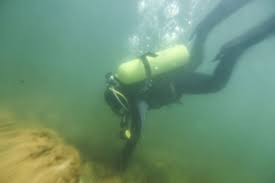
#> input picture uwrepos/UCIQE/images.jpg, 275 x 183 px, given as the content of the folder uwrepos/UCIQE/images.jpg, which was not available
$ python attack.py uwrepos/UCIQE/images.jpg
#> lines starting #> are read from the running program, lines starting #| are printed output that depends on the picture; pictures that were not available may be replaced by others from this repository, and a replacement may not be noted
### uwmetrics.py
"""UIQM (Panetta et al. 2016) and UCIQE (Yang & Sowmya 2015). Input: RGB uint8/float in [0, 255].

Follows the widely copied FUnIE-GAN uqim_utils.py for UIQM, vectorised, with two fixes:
trimmed-mean slice off-by-one and UISM blue weight 0.114 (FUnIE has typo 0.144).
ponytail: UIQM/UCIQE implementations disagree across repos; cross-check one image against the
authors' MATLAB before quoting absolute numbers. Trends (score up/down per step) do not depend on it.
"""
import math

import cv2
import numpy as np
from scipy import ndimage


def _trimmed_mean(x, a=0.1):
    x = np.sort(x)
    k = x.size
    return x[math.ceil(a * k): k - math.floor(a * k)].mean()


def _uicm(x):
    r, g, b = (x[..., i].ravel() for i in range(3))
    rg, yb = r - g, (r + g) / 2 - b
    mrg, myb = _trimmed_mean(rg), _trimmed_mean(yb)
    var = ((rg - mrg) ** 2).mean() + ((yb - myb) ** 2).mean()
    return -0.0268 * math.hypot(mrg, myb) + 0.1586 * math.sqrt(var)


def _block_maxmin(x, w=10):
    k2, k1 = x.shape[0] // w, x.shape[1] // w
    b = x[: k2 * w, : k1 * w].reshape(k2, w, k1, w, -1)
    return b.max(axis=(1, 3, 4)), b.min(axis=(1, 3, 4)), k1 * k2


def _eme(ch):
    mx, mn, n = _block_maxmin(ch)
    ok = (mx > 0) & (mn > 0)
    return 2.0 / n * np.log(mx[ok] / mn[ok]).sum()


def _uism(x):
    total = 0.0
    for i, lam in enumerate((0.299, 0.587, 0.114)):
        c = x[..., i]
        mag = np.hypot(ndimage.sobel(c, 0), ndimage.sobel(c, 1))
        mag *= 255.0 / max(mag.max(), 1e-12)
        total += lam * _eme(mag * c)
    return total


def _uiconm(x):
    mx, mn, n = _block_maxmin(x)
    top, bot = mx - mn, mx + mn
    ok = (top > 0) & (bot > 0)
    r = top[ok] / bot[ok]
    return -1.0 / n * (r * np.log(r)).sum()


def uiqm(rgb):
    x = np.asarray(rgb, np.float64)
    return 0.0282 * _uicm(x) + 0.2953 * _uism(x) + 3.5753 * _uiconm(x)


def uciqe(rgb):
    lab = cv2.cvtColor(np.asarray(rgb, np.float32) / 255.0, cv2.COLOR_RGB2LAB)  # L 0..100, a/b signed
    L = lab[..., 0] / 100.0
    chroma = np.hypot(lab[..., 1], lab[..., 2]) / 100.0
    lo, hi = np.percentile(L, [1, 99])
    sat = np.divide(chroma, L, out=np.zeros_like(chroma), where=L > 0)
    return 0.4680 * chroma.std() + 0.2745 * (hi - lo) + 0.2576 * sat.mean()


# [11 lines that do not run on import are left out]

### attack.py
"""Iterated cheap-op attack on underwater images.

Modes (each runs --steps iterations from the clean image, step 0 = clean):
  naive         fixed chain every step: saturate -> unsharp -> CLAHE
  greedy_uiqm   each step apply the single candidate op that maximises UIQM
  greedy_uciqe  same, maximising UCIQE
Candidates include Gaussian noise: if greedy picks it, the metric rewards visible noise.

Writes out/<mode>/<image>/<step>.png and out/attack.csv (UIQM, UCIQE, chosen op per step).
Usage: python attack.py data/uieb/raw --n 100 --steps 20
"""
import argparse
from functools import partial
from multiprocessing import Pool
from pathlib import Path

import cv2
import numpy as np
import pandas as pd

from uwmetrics import uciqe, uiqm


def saturate(x, s):
    hsv = cv2.cvtColor(x, cv2.COLOR_RGB2HSV)
    hsv[..., 1] = np.clip(hsv[..., 1] * s, 0, 1)
    return cv2.cvtColor(hsv, cv2.COLOR_HSV2RGB)


def unsharp(x, a):
    return x + a * (x - cv2.GaussianBlur(x, (0, 0), 2))


def clahe(x, c):
    lab = cv2.cvtColor(to_u8(x), cv2.COLOR_RGB2LAB)
    lab[..., 0] = cv2.createCLAHE(c, (8, 8)).apply(lab[..., 0])
    return cv2.cvtColor(lab, cv2.COLOR_LAB2RGB).astype(np.float32) / 255


def noise(x, s, rng):
    return x + rng.normal(0, s, x.shape).astype(np.float32)


def to_u8(x):
    return (np.clip(x, 0, 1) * 255).round().astype(np.uint8)


CANDIDATES = [("sat", 1.1), ("sat", 1.3), ("unsharp", 0.5), ("unsharp", 1.5),
              ("clahe", 2.0), ("clahe", 4.0), ("noise", 0.02), ("noise", 0.05)]
TARGETS = {"greedy_uiqm": uiqm, "greedy_uciqe": uciqe}


def apply(op, v, x, rng):
    f = {"sat": saturate, "unsharp": unsharp, "clahe": clahe}.get(op)
    return to_u8(noise(x, v, rng) if op == "noise" else f(x, v))


def run_one(path, out, steps, max_side):
#> called with steps = 20, max_side = 512
    rgb = cv2.cvtColor(cv2.imread(str(path)), cv2.COLOR_BGR2RGB)
    scale = max_side / max(rgb.shape[:2])
#> scale = 1.86
    if scale < 1:
        rgb = cv2.resize(rgb, None, fx=scale, fy=scale, interpolation=cv2.INTER_AREA)
    rows = []
    for mode in ["naive", *TARGETS]:
        rng = np.random.default_rng(0)  # same noise draws per image+mode, reproducible
        d = out / mode / path.stem
        d.mkdir(parents=True, exist_ok=True)
        img, op = rgb, "clean"
        for t in range(steps + 1):
            if t:
                x = img.astype(np.float32) / 255
                if mode == "naive":
                    img, op = to_u8(clahe(np.clip(unsharp(saturate(x, 1.15), 0.5), 0, 1), 2.0)), "chain"
                else:
                    cands = [(apply(o, v, x, rng), f"{o}:{v}") for o, v in CANDIDATES]
                    img, op = max(cands, key=lambda c: TARGETS[mode](c[0]))
            cv2.imwrite(str(d / f"{t:02d}.png"), cv2.cvtColor(img, cv2.COLOR_RGB2BGR))
            rows.append(dict(mode=mode, image=path.stem, step=t, op=op, uiqm=uiqm(img), uciqe=uciqe(img)))
#> this loop made 3 passes
#> pass 1, in uciqe, `L = lab[..., 0] / 100.0`:
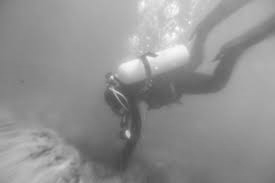
#> L: shape (183, 275) float32; min 0.273, max 0.983, mean 0.575
#> pass 1, in uciqe, `chroma = np.hypot(lab[..., 1], lab[..., 2]) / 100.0`:
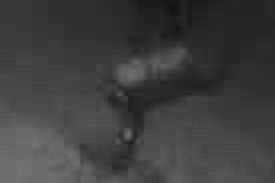
#> chroma: shape (183, 275) float32; min 0.0701, max 0.453, mean 0.247
#> after the loop:
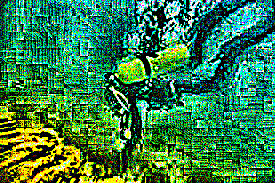
#> img: shape (183, 275, 3); mean R, G, B 56.5, 128.7, 75.4
#> after the loop:
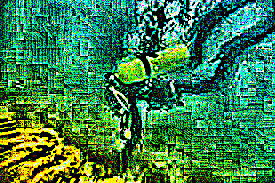
#> x: shape (183, 275, 3) float32; mean R, G, B 0.224, 0.507, 0.298
    return rows


if __name__ == "__main__":
    ap = argparse.ArgumentParser()
    ap.add_argument("src")
    ap.add_argument("--out", default="out")
    ap.add_argument("--n", type=int, default=100)
    ap.add_argument("--steps", type=int, default=20)
    ap.add_argument("--max-side", type=int, default=512)
    ap.add_argument("--workers", type=int, default=8)
    a = ap.parse_args()
    exts = {".png", ".jpg", ".jpeg", ".bmp"}
    paths = sorted(p for p in Path(a.src).iterdir() if p.suffix.lower() in exts)[: a.n]
    out = Path(a.out)
    with Pool(a.workers) as pool:
        rows = pool.map(partial(run_one, out=out, steps=a.steps, max_side=a.max_side), paths)
    df = pd.DataFrame([r for rs in rows for r in rs])
#> (the run stopped early here; a loop or call above may not have finished)
